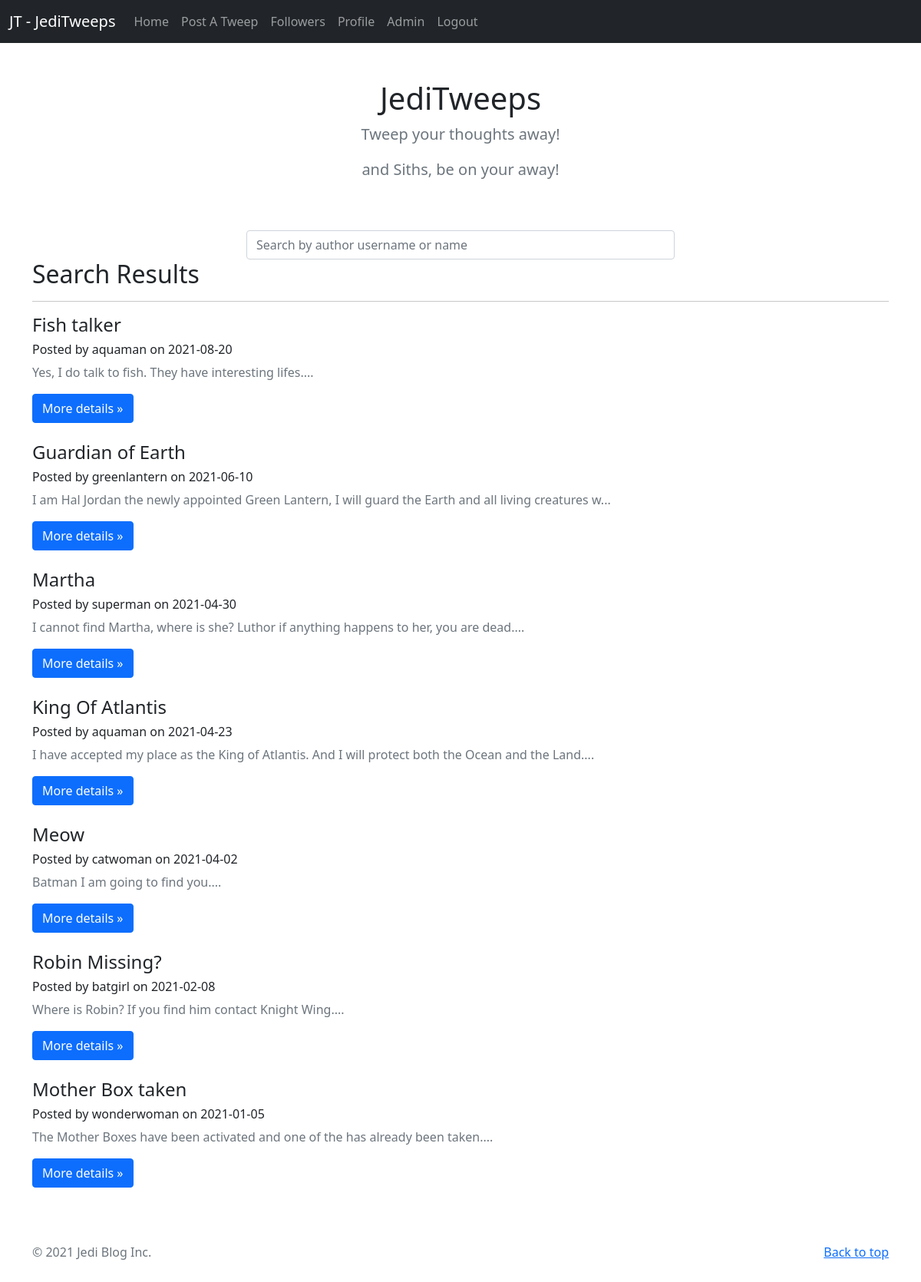
The page /feed.php (signed in) on the database its author committed.
### includes/display-blogs.php (the view, shortened to what this page needs)
<?php
    echo "<h2 class='fw-light'>Search Results</h2>";
    echo "<hr>";
    if(isset($_GET['search-keywords'])){
        $search= $_GET["search-keywords"];
        $querySQL = "SELECT * FROM `blog-posts` WHERE `author` LIKE '%$search%' ORDER BY `blogDate` DESC";
        $result = $dbconnection->query($querySQL);
        if ($result->num_rows == 0) {
            $querySQL = "SELECT `userID` FROM `user-credentials` WHERE (CONCAT(`firstName`, ' ', `lastName`) LIKE '%$search%')";
            $querySQL = "SELECT * FROM `blog-posts` WHERE `authorID` IN ($querySQL) ORDER BY `blogDate` DESC";
            $result = $dbconnection->query($querySQL);
            if ($result->num_rows > 0) {
                while ($row = $result->fetch_assoc()) {
                    $blogID = $row['blogID'];
                    $author = $row['author'];
                    $blogDate = $row['blogDate'];
                    $blogTitle = $row['blogTitle'];
                    $blogContent = substr($row['blogContent'], 0, 100) . "...";
                    echo "<section id='post-$blogID' class='space-above-below'>
                            <h4 class='fw-light'>$blogTitle</h4>
                            <h6 class='fw-light'>Posted by $author on $blogDate</h6>
                            <p class='text-muted'>$blogContent</p>
                            <a href='post.php?postID=$blogID' role='button' class='btn btn-primary'>More details &raquo;</a>
                        </section>
                        <br>";
                }
            }
            else {
                echo "<p>Sorry, no blog posts available. You have to follow people to see blog posts.</p>";
            }
        }
        else {
            while ($row = $result->fetch_assoc()) {
                $blogID = $row['blogID'];
                $author = $row['author'];
                $blogDate = $row['blogDate'];
                $blogTitle = $row['blogTitle'];
                $blogContent = substr($row['blogContent'], 0, 100) . "...";
                echo "<section id='post-$blogID' class='space-above-below'>
                        <h4 class='fw-light'>$blogTitle</h4>
                        <h6 class='fw-light'>Posted by $author on $blogDate</h6>
                        <p class='text-muted'>$blogContent</p>
                        <a href='post.php?postID=$blogID' role='button' class='btn btn-primary'>More details &raquo;</a>
                    </section>
                    <br>";
            }
        }
    } else {
        $querySQL = "SELECT followedID FROM `follow-table` WHERE `followerID` = {$_SESSION['userID']}";
        $querySQL = "SELECT * FROM `blog-posts` WHERE `authorID` in ($querySQL) ORDER BY `blogDate` DESC";
        $result = $dbconnection->query($querySQL);
        if ($result->num_rows > 0) {
            while ($row = $result->fetch_assoc()) {
                $blogID = $row['blogID'];
                $author = $row['author'];
                $blogDate = $row['blogDate'];
                $blogTitle = $row['blogTitle'];
                $blogContent = substr($row['blogContent'], 0, 100) . "...";
                echo "<section id='post-$blogID' class='space-above-below'>
                        <h4 class='fw-light'>$blogTitle</h4>
                        <h6 class='fw-light'>Posted by $author on $blogDate</h6>
                        <p class='text-muted'>$blogContent</p>
                        <a href='post.php?postID=$blogID' role='button' class='btn btn-primary'>More details &raquo;</a>
                    </section>
                    <br>";
            }
        } else {
            echo "<p>Sorry, no blog posts available. You have to follow people to see blog posts.</p>";
        }
    }
?>

### includes/header.php (shortened to what this page needs)
<!doctype html>
<html lang="en">
  	<head>
		<link href="https://cdn.jsdelivr.net/npm/bootstrap@5.0.0-beta1/dist/css/bootstrap.min.css" rel="stylesheet">
		<link rel="stylesheet" href="css/style.css">
  	</head>
  	<body>
		<header id="pg-header">
			<nav class="navbar navbar-expand navbar-dark bg-dark" aria-label="Second navbar example">
				<div class="container-fluid">
					<a class="navbar-brand" href="<?php if(!isset($_SESSION['username'])){echo "index.php";} else {echo "feed.php";}?>">JT - JediTweeps</a>
					<div class="collapse navbar-collapse" id="navbarsExample02">
						<ul class="navbar-nav me-auto">
						<?php
							if (isset($_SESSION['username'])) {
								echo "<li class='nav-item active'>
								<a class='nav-link' aria-current='page' href='feed.php'>Home</a>
								</li>
								<li class='nav-item active'>
								<a class='nav-link' aria-current='page' href='post-blog.php'>Post A Tweep</a>
								</li>
								<li class='nav-item active'>
								<a class='nav-link' aria-current='page' href='followers.php'>Followers</a>
								</li>";
								if($_SESSION['access'] == "admin"){
									echo "<li class='nav-item active'>
										<a class='nav-link' aria-current='page' href='profile.php'>Profile</a>
										</li>";
									echo "<li class='nav-item active'>
										<a class='nav-link' aria-current='page' href='admin.php'>Admin</a>
										</li>";
								}
								echo "<li class='nav-item active'>
									<a class='nav-link' aria-current='page' href='includes/logout.php'>Logout</a>
								</li>";
							}
						?>
						</ul>
					</div>
				</div>
			</nav>
		</header>

### feed.php (shortened to what this page needs)
<?php
	require_once "includes/header.php";
	require_once "db/db.php";
?>
		<main id="pg-main-content">
			<div class="py-5 text-center container">
				<div class="row">
					<div class="col-lg-6 col-md-8 mx-auto">
						<h1 class="fw-light">JediTweeps</h1>
						<p class="lead text-muted">Tweep your thoughts away!</p>
						<p class="lead text-muted">and Siths, be on your away!</p>
					</div>
				</div>
			</div>
			<section class="space-above-below container">
				<form class="col-lg-6 col-md-8 mx-auto" method="get" action="">
						<input class="form-control" type="text" placeholder="Search by author username or name" aria-label="Search" name="search-keywords">
				</form>
				<section class="space-above-below">
					<?php
						require "includes/display-blogs.php";
					?>
				</section>
			</section>
		</main>
<?php
	require_once "includes/footer.php";
?>

### includes/footer.php (shortened to what this page needs)
<footer id="pg-footer" class="text-muted py-5">
			<div class="container">
				<p class="float-end mb-1">
					<a href="#">Back to top</a>
				</p>
				<p class="mb-1">&copy; 2021 Jedi Blog Inc.</p>
			</div>
		</footer>
	</body>
</html>

### rows shown on the page
blog-posts: blogTitle "Fish talker", author "aquaman", blogDate "2021-08-20", blogContent "Yes, I do talk to fish. They have interesting lifes...."
blog-posts: blogTitle "Guardian of Earth", author "greenlantern", blogDate "2021-06-10", blogContent "I am Hal Jordan the newly appointed Green Lantern, I will guard the Earth and all living creatures w..."
blog-posts: blogTitle "Martha", author "superman", blogDate "2021-04-30", blogContent "I cannot find Martha, where is she? Luthor if anything happens to her, you are dead...."
blog-posts: blogTitle "King Of Atlantis", author "aquaman", blogDate "2021-04-23", blogContent "I have accepted my place as the King of Atlantis. And I will protect both the Ocean and the Land...."
blog-posts: blogTitle "Meow", author "catwoman", blogDate "2021-04-02", blogContent "Batman I am going to find you...."
blog-posts: blogTitle "Robin Missing?", author "batgirl", blogDate "2021-02-08", blogContent "Where is Robin? If you find him contact Knight Wing...."
blog-posts: blogTitle "Mother Box taken", author "wonderwoman", blogDate "2021-01-05", blogContent "The Mother Boxes have been activated and one of the has already been taken...."
